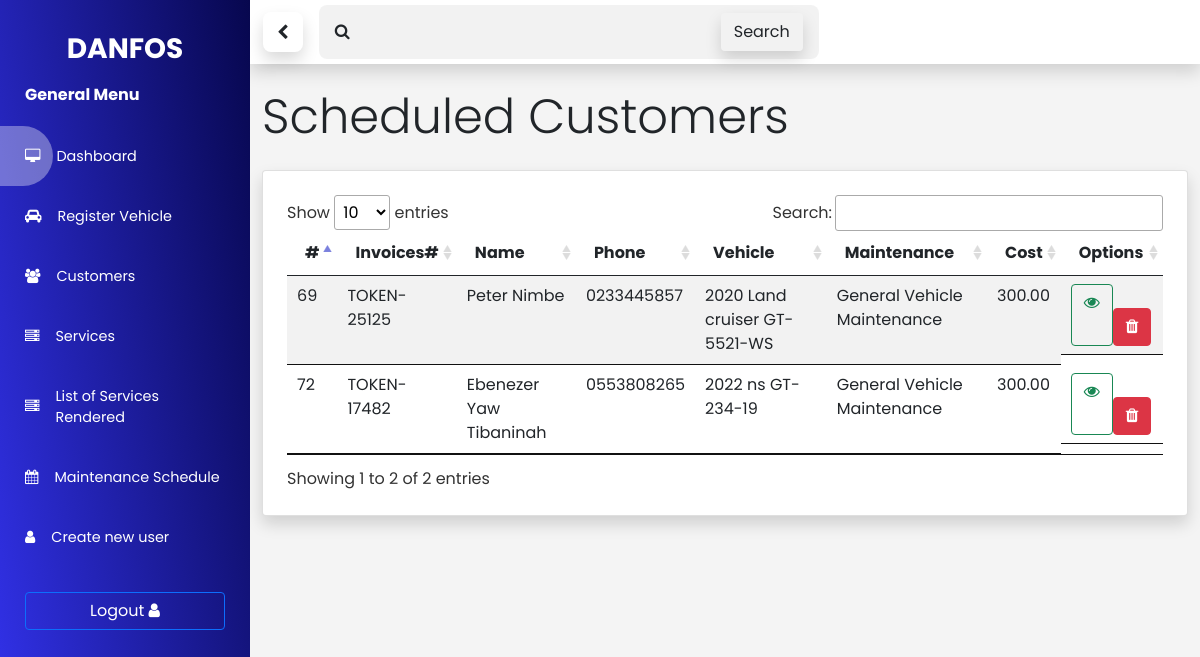
Page /vehicle/customers/services/rendered (signed in) on the earlier database version.
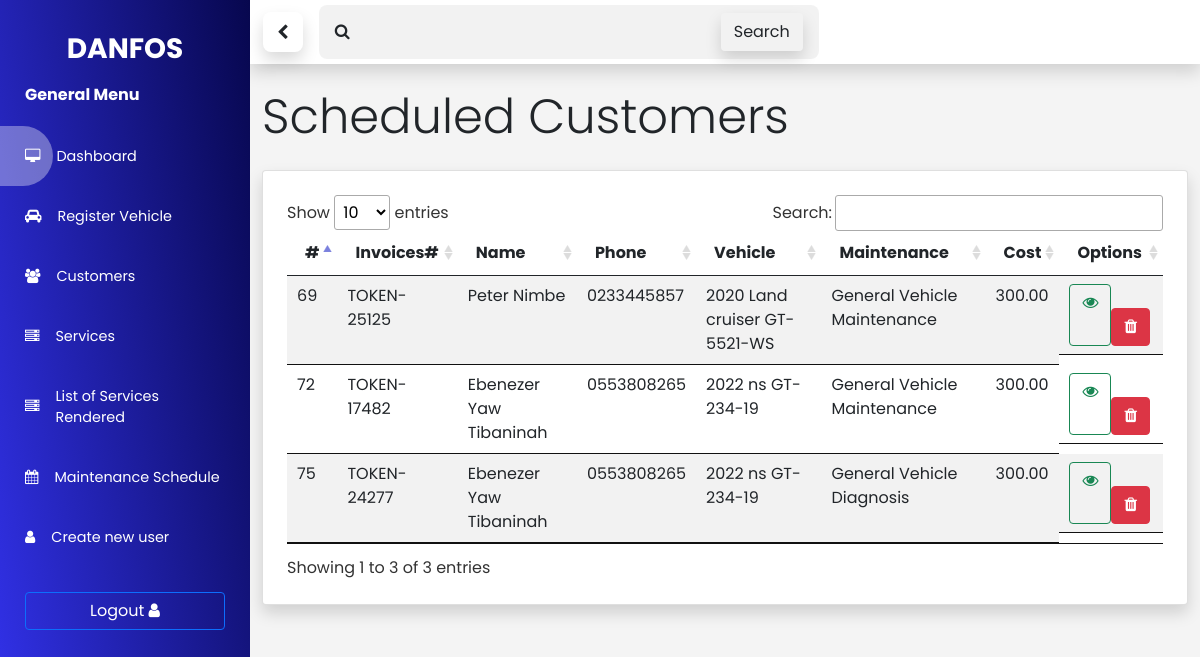
Same page on the later database version.
### vehicle/models.py (models this page shows, shortened)
class Maintenance(models.Model):
  id = models.AutoField(primary_key=True)
  owner = models.ForeignKey(to=Customer, related_name='user', on_delete=models.CASCADE)
  service = models.ForeignKey(to=Service, on_delete=models.CASCADE, blank=True, related_name='service')
  token = models.CharField(max_length=200, blank=True)
  created_at = models.DateTimeField(auto_now_add=True)
  @property
  def customer(self):
    return self.owner.fullname
  @property
  def contact(self):
    return self.owner.phone
  @property
  def vehicle(self):
    return self.owner.get_vehicle
  @property
  def service_detail(self):
    return self.service.text
  @property
  def amount(self):
    return self.service.cost

class Customer(models.Model):
  id = models.AutoField(primary_key=True)
  fullname = models.CharField(max_length=200)
  phone = models.CharField(max_length=10)
  email = models.EmailField(max_length=100, blank=True)
  address = models.TextField(default='no address provided', blank=True)
  vehicles = models.ManyToManyField(Vehicle, related_name='vehicles' , blank=True)
  created_at = models.DateTimeField(auto_now_add=True)
  @property
  def get_vehicle(self):
    vec =  [v for v in self.vehicles.all()]
    return 'None' if vec == [] else vec[0]

class Vehicle(models.Model):
  id = models.AutoField(primary_key=True)
  vehicle_year = models.CharField(max_length=4, blank=True)
  vehicle_type = models.CharField(choices=(VEHICLE_TYPES), max_length=15)
  vehicle_make = models.CharField(max_length=100,)
  vehicle_model = models.CharField(max_length=100,)
  vehicle_number_plate = models.CharField(max_length=100, blank=True)
  def __str__(self):
    return '{} {} {}'.format(self.vehicle_year, self.vehicle_make, self.vehicle_number_plate)

class Service(models.Model):
  id = models.AutoField(primary_key=True)
  text = models.CharField(max_length=100)
  cost = models.DecimalField(max_digits=10, decimal_places=2)
  created_at = models.DateTimeField(auto_now_add=True)

### vehicle/views.py (the view)
# urls.py: path('vehicle/customers/services/rendered', list_all_services_rendered, name='list_of_services_rendered'),
@login_required(login_url='auth/login')
def list_all_services_rendered(request):
  context = { }
  qs = Maintenance.objects.all()
  qs = remove_duplicates(qs)
  if request.method == 'POST':
    qs = Maintenance.objects.filter(token=request.POST['token'])
    qs.delete()
    qs = Maintenance.objects.all()
    qs = remove_duplicates(qs)
  context['services_rendered'] = qs
  return render(request, 'vehicle/service_rendered.html', context)

### vehicle/utils.py (called while the page is built)
def singleOutDuplicates(val, arr):
  if val.token not in arr:
    arr.append(val.token)
    return True
  return False

def remove_duplicates(_queryset):
  _include = []
  qs = filter(lambda x: singleOutDuplicates(x, _include), _queryset)
  return list(qs)

### vehicle/templates/vehicle/service_rendered.html (shortened to what this page needs)
{% extends "admin_base.html" %}
{% block Content %}
  <div class="container">
    <h3 class="display-5 py-4">Scheduled Customers</h3>
    <div class="card shadow p-4">
      <table id="customer-table" class="table table-striped">
        <thead>
          <tr>
            <th>#</th>
            <th>Invoices#</th>
            <th>Name</th>
            <th>Phone</th>
            <th>Vehicle</th>
            <th>Maintenance</th>
            <th>Cost</th>
            <th>Options</th>
          </tr>
        </thead>
        <tbody>
          {% if services_rendered %}
            {% for rendered in services_rendered  %}
              <tr>
                <td>{{rendered.id}}</td>
                <td>{{rendered.token}}</td>
                <td>{{rendered.customer}}</td>
                <td>{{rendered.contact}}</td>
                <td>{{rendered.vehicle}}</td>
                <td>{{rendered.service_detail}}</td>
                <td>{{rendered.amount}}</td>
                <td class='text-danger d-flex'>
                  <a target='blank' href='{% url "pdf_writer:preview" rendered.token %}' class='btn btn-outline-success delete-service'  id = "##${rendered.token}">
                    <i class='fa fa-eye'></i>
                  </a>
                  <form action="" method="post">
                    <button class='btn btn-danger text-white delete-service'  id = "##">
                      <i class='fa fa-trash'></i>
                    </button>
                  </form>
                </td>
              </tr>
            {% endfor %}
          {% endif %}
        </tbody>
      </table>
    </div>
  </div>
{% endblock Content %}

Differences in the rows shown:
added Maintenance: id "75", token "TOKEN-24277", customer "Ebenezer Yaw Tibaninah", contact "0553808265", vehicle "2022 ns GT-234-19", service_detail "General Vehicle Diagnosis", amount "300.00"
Other differences:
text written by a page script: "Show entries Search: Showing 1 to 2 of 2 entries" → "Show entries Search: Showing 1 to 3 of 3 entries"
